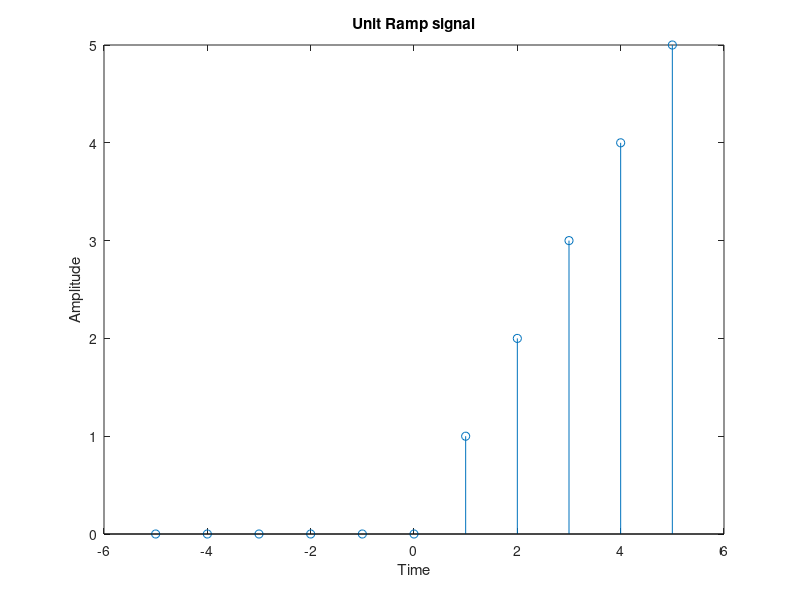

Source code (MATLAB):
n=-5:5;
%y1=(n>=0);
u=[zeros(1,5),1,ones(1,5)];
r=n.*u;
stem(n,r);
xlabel('Time');
ylabel('Amplitude');
title('Unit Ramp signal');